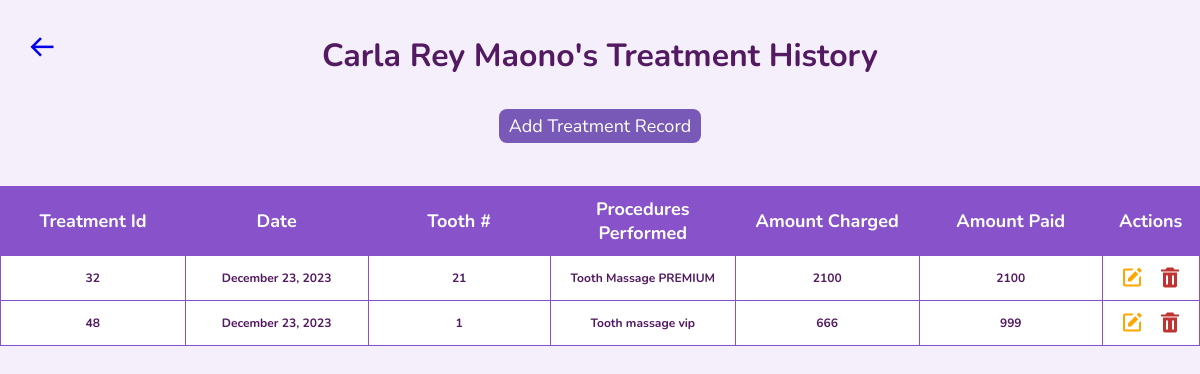
The page /p_treatment-records.php?id=56&first_name=Carla Rey&last_name=Maono on the database its author committed.
### tables this page shows
CREATE TABLE `treatment_records` (
  `id` int(11) NOT NULL,
  `date` date NOT NULL,
  `tooth_number` varchar(50) NOT NULL,
  `procedures_performed` varchar(255) NOT NULL,
  `amount_charged` varchar(50) NOT NULL,
  `amount_paid` varchar(50) NOT NULL,
  `patient_id` int(11) NOT NULL
);

### p_treatment-records.php (the view, shortened to what this page needs)
<?php
include('dbconn.php')
?>
<!DOCTYPE html>
<html lang="en">
<head>
    <?php include('globalHead.php'); ?>
    <link rel="stylesheet" href="style/p_treatment-records.css">
</head>
<body>
    <div class="backInfo-container">
        <a href="admin-patRecHistory.php"> <i class='bx bx-arrow-back'></i> </a>
    </div>
    <h1 class="main-text">
        <?php if(isset($_GET['first_name'])){
            $first_name = $_GET['first_name'];
            $last_name = $_GET['last_name'];
            echo $first_name . ' ' . $last_name . '\'s ';
        }?>
        Treatment History
    </h1>
    <div class="add_tr">
        <button class='button addTreatmentRecord' id='addTreatmentRecord' onclick='openaddTreatmentRecordModal()'>Add Treatment Record</button>
    </div>
    <div class="table-container">
        <table class="table">
            <thead class="thead">
                 <tr>
                    <th>Treatment Id</th>
                    <th>Date</th>
                    <th>Tooth #</th>
                    <th>Procedures Performed</th>
                    <th>Amount Charged</th>
                    <th>Amount Paid</th>
                    <th colspan="2">Actions</th>
                </tr>
            </thead>
            <tbody id="showdata">
            <?php
                if(isset($_GET['id'])){
                    $id = $_GET['id'];
                    $sql = "SELECT * FROM treatment_records WHERE patient_id = '$id' ";
                    $query = mysqli_query($conn,$sql);
                    while($row = mysqli_fetch_assoc($query))
                    {
                        echo"<tr>";
                            echo"<td><h6>".$row['id']."</h6></td>";
                            echo"<td><h6>".date('F j, Y', strtotime($row['date'])) ."</h6></td>";
                            echo"<td><h6>".$row['tooth_number']."</h6></td>";
                            echo"<td><h6>".$row['procedures_performed']."</h6></td>";
                            echo"<td><h6>".$row['amount_charged']."</h6></td>";
                            echo"<td><h6>".$row['amount_paid']."</h6></td>";
                            echo "
                            <td>
                                <div class='d-flex'>
                                    <i class='bx bxs-edit edit' id='editInfo' onclick='openeditTreatmentRecordModal(" . $row['id'] . ")'></i>
                                    <i class='bx bxs-trash delete' id='deleteInfo' onclick='opendeleteTreatmentRecordModal(" . $row['id'] . ")'></i>
                                </div>
                            </td>";
                        echo"</tr>";
                    }
                }
            ?>
            </tbody>
        </table>
    </div>
</body>
</html>

### style/p_treatment-records.css (style rules this page uses)
body { background: var(--v-light-purple); color: var(--v-dark-purple); }
.table-container .table { border: 1px solid var(--dark-purple); border-collapse: collapse; border-radius: 30px; }
.table-container { margin-top: 1.7rem; display: flex; justify-content: center; }
thead tr th { width: 190px; text-align: center; font-size: var(--small-font); }
tbody tr td { text-align: center; }
.table-container .table td { border: 1px solid var(--dark-purple); padding: 10px; text-align: center; font-size: var(--small-font); background: white; }
.table-container .table th { color: white; background: var(--dark-purple); padding: 10px; text-align: center; font-size: var(--small-font); }
.button { padding: 5px 10px 5px 10px; font-size: var(--small-font); border: none; border-radius: 8px; }
.addTreatmentRecord { background: #7859B7; color: white; margin-bottom: 1rem; }
.add_tr { margin-top: 2rem; display: flex; align-items: center; justify-content: center; }
.main-text { text-align: center; margin-top: -2rem; }
.d-flex { display: flex; justify-content: center; align-items: center; }
.d-flex .bx { margin-left: 7px; margin-right: 7px; }
.d-flex i { font-size: 1.5rem; color:#531A62; }
.d-flex .edit { color: orange; }
.d-flex .delete { color:#C13232; }
.backInfo-container { display: inline-block; margin-top: 2rem; margin-left: 1.7rem; }
.bx-arrow-back { font-size: 30px; }

### style/globalStyle.css (style rules this page uses)
* { padding: 0; margin: 0; box-sizing: border-box; font-family: 'Nunito', sans-serif; text-decoration: none; list-style: none; scroll-behavior: smooth; }
:root { --white: #ffff; --v-light-purple: #F4EFFB; --light-purple: #D4BEEF; --v-dark-purple: #531A62; --dark-purple: #8752CA; --small-font: 18px; --big-font: 65px; --medium-large-font: 26px; --medium-font: 20px; --medium-large-font: 40px; --h2-font: 3rem; --pink: rgb(252, 104, 207); --dark-pink: #C553CF; --box-shadow: 0px 4px 4px 0px rgba(0, 0, 0, 0.25); }

### rows shown on the page
treatment_records: id "32", date "December 23, 2023", tooth_number "21", procedures_performed "Tooth Massage PREMIUM", amount_charged "2100", amount_paid "2100"
treatment_records: id "48", date "December 23, 2023", tooth_number "1", procedures_performed "Tooth massage vip", amount_charged "666", amount_paid "999"

### other values the page prints
$first_name "Carla Rey"
$last_name "Maono"
